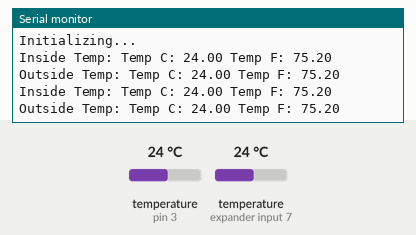
The sketch below on a simulated Arduino Uno, built with avr-gcc and run on an emulated ATmega328P. On the bench: the last lines printed to the serial monitor. Inputs (shaded band) come from the test bench; at power-on: temperature (sensors on pin 3, expander input 7) 24 °C.

Above: at 6.8 s.
6.9 s: temperature (sensor on pin 3) set to 12 °C
At 11.5 s:
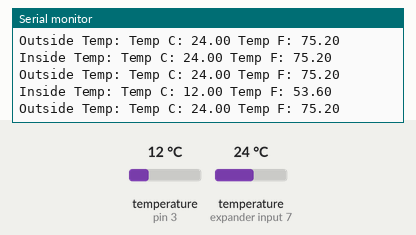
12.7 s: temperature (sensor on expander input 7) set to 12 °C
At 16.0 s:
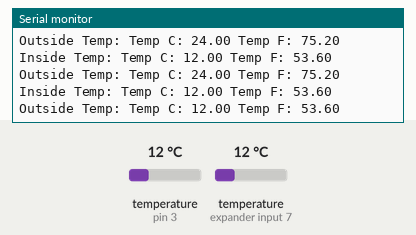
18.5 s: temperature (sensor on pin 3) set to 19 °C
At 20.5 s:
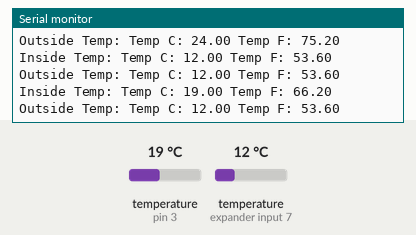
24.3 s: temperature (sensor on expander input 7) set to 19 °C
At 29.4 s:
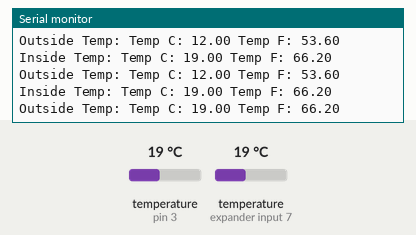
Timing chart, 0 to 30.9 s (numbered marks = the images above; inputs shaded):
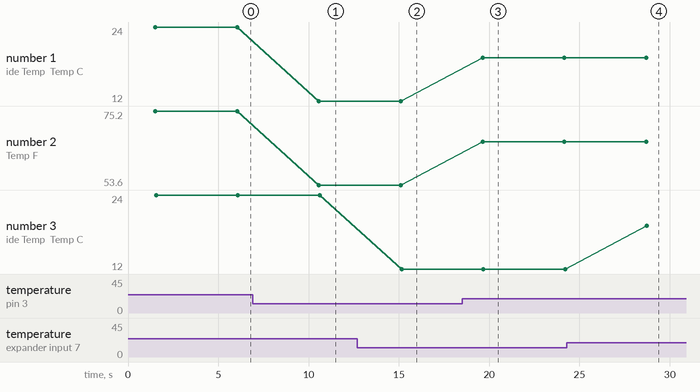

The sketch:

Projeto37-2.ino
```cpp
// Projeto 37 - Parte 2

#include <OneWire.h>
#include <DallasTemperature.h>

#define ONE_WIRE_BUS            3              // Linha de dados vai para o pino digital 3
#define TEMPERATURE_PRECISION  12

OneWire oneWire(ONE_WIRE_BUS);                 // Prepara uma instância de OneWire

DallasTemperature sensors(&oneWire);           // Passa a instância oneWire para Dallas Temperature


// arrays para armazenar os endereços dos dispositivos
DeviceAddress insideThermometer =  { 0x28, 0xAA, 0x01, 0xF8, 0x41, 0x14, 0x01, 0x3E };
DeviceAddress outsideThermometer = { 0x28, 0xAA, 0xC5, 0x30, 0x3E, 0x14, 0x01, 0x96 };


void setup()
{
  sensors.begin();              // Inicia a biblioteca
  Serial.begin(9600);
  Serial.println("Initializing...");
  Serial.println();

  // Define a resolução
  sensors.setResolution(insideThermometer, TEMPERATURE_PRECISION);
  sensors.setResolution(outsideThermometer, TEMPERATURE_PRECISION);
}

void loop()
{
  sensors.requestTemperatures();
  delay(750);
  Serial.print("Inside Temp: ");
  printTemperature(insideThermometer);
  Serial.println();
  Serial.print("Outside Temp: ");
  printTemperature(outsideThermometer);
  Serial.println();
  delay(3000);
}


// Função para imprimir a temperatura de um dispositivo
void printTemperature(DeviceAddress deviceAddress)
{
  float tempC = sensors.getTempC(deviceAddress);
  Serial.print("Temp C: ");
  Serial.print(tempC);
  Serial.print(" Temp F: ");
  Serial.print(DallasTemperature::toFahrenheit(tempC));
}
```

Measured:
- after the input at 6.9 s, the serial monitor: prints a new line after 3.7 s (image 1)
- after the input at 12.7 s, the serial monitor: prints a new line after 2.4 s (image 2)
- after the input at 18.5 s, the serial monitor: prints a new line after 1.1 s (image 3)
- after the input at 24.3 s, the serial monitor: prints a new line after 4.4 s (image 4)
- plotted number 1: 24 → 12 after the input at 6.9 s, 12 → 19 after the input at 18.5 s
- plotted number 2: 75.2 → 53.6 after the input at 6.9 s, 53.6 → 66.2 after the input at 18.5 s
